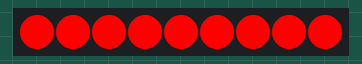
Bench run of a sketch on a simulated Arduino Uno, built with avr-gcc and run on an emulated ATmega328P. On the bench: 9 RGB LEDs in strip order, left to right.

Above: at 0.08 s.
At 121.89 s:
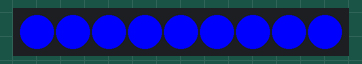

The sketch:

firmware.ino
```cpp
#include <Adafruit_NeoPixel.h>

#define PIN 3
#define NUM 9
#define BRIGHTNESS 255
#define SET_LAMP_COLOR(color) for(int j = 0; j < NUM; j++) lamp.setPixelColor(j, color)

Adafruit_NeoPixel lamp = Adafruit_NeoPixel(NUM, PIN, NEO_GRB + NEO_KHZ800);
typedef struct
{
    uint8_t  brightness; // [0, 255]
    uint32_t color;      //
    uint32_t frequency;  // HZ
    uint32_t duration;   // S
} LampLightType;

LampLightType lampLights[] = {
    {0xff, 0xffff0000, 6, 5},
    {0xff, 0xff0000ff, 10, 2},
} ;

void setup()
{
    lamp.begin();
}

void loop()
{
    const int count = sizeof(lampLights) / sizeof(lampLights[0]);
    for(int i = 0; i < 2; i++) {
        uint32_t ms = 1000 / lampLights[i].frequency; // make sure frequency > 0
        SET_LAMP_COLOR(lampLights[i].color);
        uint32_t t0 = millis();
        while(1) {
            uint32_t t1 = millis();
            if(t1 - t0 > lampLights[i].duration * 1000) {
                break;
            }
            lamp.setBrightness(BRIGHTNESS);
            SET_LAMP_COLOR(lampLights[i].color);
            lamp.show();
            delay(ms);
            lamp.setBrightness(0);
            lamp.show();
            delay(ms);
        }
    }
}
```
